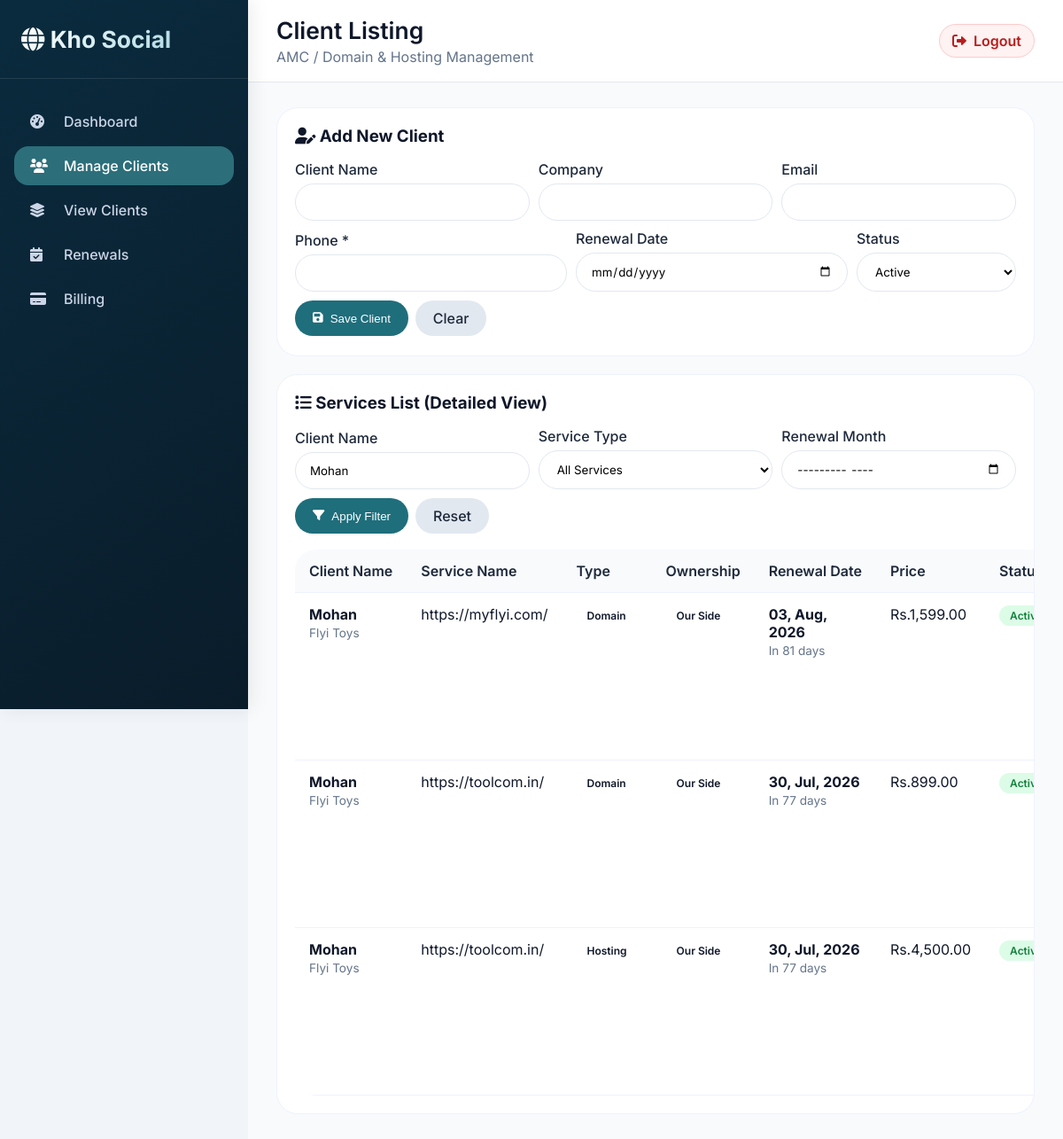
/clients.php?filter_client_name=Mohan, run on the app's committed database.
### tables this page shows
CREATE TABLE `services` (
  `id` bigint(20) UNSIGNED NOT NULL,
  `client_id` bigint(20) UNSIGNED NOT NULL,
  `service_type` enum('domain','hosting') NOT NULL,
  `name` varchar(190) NOT NULL,
  `provider` varchar(190) DEFAULT NULL,
  `url` varchar(255) DEFAULT NULL,
  `renewal_date` date DEFAULT NULL,
  `amount` decimal(12,2) NOT NULL DEFAULT 0.00,
  `ownership_type` enum('our','client') NOT NULL DEFAULT 'client',
  `created_at` timestamp NOT NULL DEFAULT current_timestamp(),
  `updated_at` timestamp NOT NULL DEFAULT current_timestamp() ON UPDATE current_timestamp(),
  `deleted_at` timestamp NULL DEFAULT NULL,
  `comment` text DEFAULT NULL
);

CREATE TABLE `clients` (
  `id` bigint(20) UNSIGNED NOT NULL,
  `name` varchar(180) NOT NULL,
  `company` varchar(180) DEFAULT NULL,
  `email` varchar(190) NOT NULL,
  `phone` varchar(80) DEFAULT NULL,
  `status` enum('Active','Disabled') NOT NULL DEFAULT 'Active',
  `created_at` timestamp NOT NULL DEFAULT current_timestamp(),
  `updated_at` timestamp NOT NULL DEFAULT current_timestamp() ON UPDATE current_timestamp(),
  `deleted_at` timestamp NULL DEFAULT NULL,
  `renewal_date` date DEFAULT NULL
);

### db.php (called while the page is built, shortened)
<?php
function esc(?string $value): string
{
    return htmlspecialchars((string) $value, ENT_QUOTES, 'UTF-8');
}
function formatAppDate(?string $dateValue): string
{
    try {
        $date = new DateTime($dateValue);
        return $date->format('d, M, Y');
    } catch (Throwable $e) {
        return (string) $dateValue;
    }
}

### clients.php (the view, shortened to what this page needs)
<?php
require_once __DIR__ . '/db.php';
require_once __DIR__ . '/layout.php';
$pdo = db();
$filterClientName = trim((string) ($_GET['filter_client_name'] ?? ''));
$filterRenewalMonth = trim((string) ($_GET['filter_renewal_month'] ?? ''));
$serviceFilterSql = 'c.deleted_at IS NULL';
$serviceFilterParams = [];
if ($filterClientName !== '') {
    $serviceFilterSql .= ' AND (c.name LIKE :client_name OR c.company LIKE :client_company)';
    $serviceFilterParams[':client_name'] = '%' . $filterClientName . '%';
    $serviceFilterParams[':client_company'] = '%' . $filterClientName . '%';
}
?>
<div class="card" style="margin-bottom: 20px;">
    <div class="row-head">
        <h3><i class="fas fa-user-edit"></i> Add New Client</h3>
    </div>
    <form method="post">
        <div style="display:flex; gap:10px; flex-wrap:wrap; margin-bottom:10px;">
            <div class="form-group" style="flex:1; min-width:220px;"><label for="clientName">Client Name</label><input
                    type="text" id="clientName" name="name" autocomplete="organization" required value=""></div>
            <div class="form-group" style="flex:1; min-width:220px;"><label for="clientCompany">Company</label><input
                    type="text" id="clientCompany" name="company" autocomplete="organization" value=""></div>
            <div class="form-group" style="flex:1; min-width:220px;"><label for="clientEmail">Email</label><input
                    type="email" id="clientEmail" name="email" autocomplete="email" value=""></div>
        </div>
        <div style="display:flex; gap:10px; align-items:flex-end; flex-wrap:wrap;">
            <div class="form-group" style="flex:1; min-width:220px;"><label for="clientPhone">Phone *</label><input
                    type="tel" id="clientPhone" name="phone" autocomplete="tel" required value=""></div>
            <div class="form-group" style="flex:1; min-width:180px;"><label for="clientRenewalDate">Renewal
                    Date</label><input type="date" id="clientRenewalDate" name="renewal_date" value=""></div>
            <div class="form-group" style="width:180px;">
                <label for="clientStatus">Status</label>
                <select id="clientStatus" name="status">
                    <option value="Active" selected>Active</option>
                </select>
            </div>
            <div style="display:flex; gap:8px; padding-bottom:2px;">
                <button class="btn-primary" type="submit"><i class="fas fa-save"></i> Save Client</button>
                <a class="btn-secondary" href="clients.php">Clear</a>
            </div>
        </div>
    </form>
</div>
<div class="card table-wrap">
    <div class="row-head">
        <h3><i class="fas fa-list"></i> Services List (Detailed View)</h3>
    </div>
    <form method="get" style="margin-bottom:16px;">
        <div style="display:flex; gap:10px; align-items:flex-end; flex-wrap:wrap;">
            <div class="form-group" style="flex:1; min-width:220px;">
                <label>Client Name</label>
                <input type="text" name="filter_client_name" value="<?= esc($filterClientName) ?>"
                    placeholder="Search by name/company">
            </div>
            <div class="form-group" style="flex:1; min-width:180px;">
                <label>Service Type</label>
                <select name="filter_service_type">
                    <option value="">All Services</option>
                </select>
            </div>
            <div class="form-group" style="flex:1; min-width:180px;">
                <label>Renewal Month</label>
                <input type="month" name="filter_renewal_month" value="<?= esc($filterRenewalMonth) ?>">
            </div>
            <div style="display:flex; gap:8px; padding-bottom:2px;">
                <button class="btn-primary" type="submit"><i class="fas fa-filter"></i> Apply Filter</button>
                <a class="btn-secondary" href="clients.php">Reset</a>
            </div>
        </div>
    </form>
    <?php
    $servicesPerPage = 10;
    $servicesPage = max(1, (int) ($_GET['services_page'] ?? 1));
    $servicesOffset = ($servicesPage - 1) * $servicesPerPage;
    $servicesStmt = $pdo->prepare(
        "SELECT
            c.id AS client_id,
            c.name AS client_name,
            c.company AS client_company,
            c.email AS client_email,
            c.phone AS client_phone,
            c.status AS client_status,
            c.renewal_date AS client_renewal_date,
            s.id AS service_id,
            s.service_type,
            s.name AS service_name,
            s.renewal_date,
            s.amount,
            s.ownership_type,
            s.comment,
            s.deleted_at
         FROM clients c
         LEFT JOIN services s ON s.client_id = c.id AND s.deleted_at IS NULL
         WHERE {$serviceFilterSql}
         ORDER BY c.name ASC, s.service_type ASC, s.name ASC
         LIMIT :limit OFFSET :offset"
    );
    foreach ($serviceFilterParams as $key => $value) {
        $servicesStmt->bindValue($key, $value);
    }
    $servicesStmt->bindValue(':limit', $servicesPerPage, PDO::PARAM_INT);
    $servicesStmt->bindValue(':offset', $servicesOffset, PDO::PARAM_INT);
    $servicesStmt->execute();
    $allServices = $servicesStmt->fetchAll(PDO::FETCH_ASSOC);
    ?>
    <table class="data-table">
        <thead>
            <tr>
                <th>Client Name</th>
                <th>Service Name</th>
                <th>Type</th>
                <th>Ownership</th>
                <th>Renewal Date</th>
                <th>Price</th>
                <th>Status</th>
            </tr>
        </thead>
        <tbody>
            <?php if (!$allServices): ?>
                <tr>
                    <td colspan="8" class="inline-muted">No services found.</td>
                </tr>
            <?php else: ?>
                <?php foreach ($allServices as $service): ?>
                    <tr <?= $service['deleted_at'] !== null ? 'style="opacity:0.6; text-decoration:line-through;"' : '' ?>>
                        <td>
                            <strong><?= esc($service['client_name']) ?></strong>
                            <?php if ($service['client_company']): ?>
                                <br><span class="inline-muted"><?= esc($service['client_company']) ?></span>
                            <?php endif; ?>
                        </td>
                        <td>
                            <?php if ($service['service_id']): ?>
                                <?= esc($service['service_name']) ?>
                            <?php else: ?>
                                <span class="inline-muted">No services added</span>
                            <?php endif; ?>
                        </td>
                        <td>
                            <?php if ($service['service_id']): ?>
                                <span class="badge <?= $service['service_type'] === 'domain' ? 'badge-info' : 'badge-success' ?>">
                                    <?= $service['service_type'] === 'domain' ? 'Domain' : 'Hosting' ?>
                                </span>
                            <?php else: ?>
                                -
                            <?php endif; ?>
                        </td>
                        <td>
                            <?php if ($service['service_id']): ?>
                                <span
                                    class="badge <?= $service['ownership_type'] === 'our' ? 'badge-primary' : 'badge-secondary' ?>">
                                    <?= $service['ownership_type'] === 'our' ? 'Our Side' : 'Client' ?>
                                </span>
                            <?php else: ?>
                                -
                            <?php endif; ?>
                        </td>
                        <td>
                            <?php if ($service['service_id']): ?>
                                <?php
                                $renewalDateValue = trim((string) ($service['renewal_date'] ?? ''));
                                $hasValidRenewalDate = $renewalDateValue !== '' && $renewalDateValue !== '0000-00-00';
                                ?>
                                <?php if ($hasValidRenewalDate): ?>
                                    <strong><?= formatAppDate($renewalDateValue) ?></strong>
                                    <?php
                                    try {
                                        $renewalDate = new DateTime($renewalDateValue);
                                        $today = new DateTime();
                                        $diff = $today->diff($renewalDate);
                                        $daysUntil = (int) $diff->format('%r%a');
                                        if ($daysUntil < 0) {
                                            echo '<br><span class="inline-danger">Overdue by ' . abs($daysUntil) . ' days</span>';
                                        } elseif ($daysUntil <= 30) {
                                            echo '<br><span class="inline-warning">In ' . $daysUntil . ' days</span>';
                                        } else {
                                            echo '<br><span class="inline-muted">In ' . $daysUntil . ' days</span>';
                                        }
                                    } catch (Throwable $e) {
                                        echo '<br><span class="inline-muted">Invalid date</span>';
                                    }
                                    ?>
                                <?php else: ?>
                                    <strong class="inline-muted">Not set</strong>
                                <?php endif; ?>
                            <?php else: ?>
                                -
                            <?php endif; ?>
                        </td>
                        <td>
                            <?php if ($service['service_id']): ?>
                                Rs.<?= number_format((float) $service['amount'], 2) ?>
                            <?php else: ?>
                                -
                            <?php endif; ?>
                        </td>
                        <td>
                            <?php if ($service['service_id']): ?>
                                <?php if ($service['deleted_at'] !== null): ?>
                                    <span class="badge badge-expiring">Inactive</span>
                                <?php else: ?>
                                    <span class="badge badge-active">Active</span>
                                <?php endif; ?>
                            <?php else: ?>
                                -
                            <?php endif; ?>
                        </td>
                    </tr>
                <?php endforeach; ?>
            <?php endif; ?>
        </tbody>
    </table>
</div>

### layout.php (style rules this page uses)
body { font-family: 'Inter', -apple-system, BlinkMacSystemFont, 'Segoe UI', Roboto, 'Helvetica Neue', Arial, sans-serif; }
* { margin: 0; padding: 0; box-sizing: border-box; }
body { font-family: 'Inter', sans-serif; background: #f1f5f9; color: #0f172a; overflow-x: hidden; }
.card { background: white; border-radius: 24px; padding: 20px; border: 1px solid #eef2ff; }
.table-wrap { overflow-x: auto; }
.data-table { width: 100%; border-collapse: collapse; background: white; border-radius: 24px; overflow: hidden; }
.data-table th, .data-table td { padding: 14px 16px; text-align: left; border-bottom: 1px solid #eef2ff; vertical-align: top; }
.data-table th { background: #f8fafc; font-weight: 600; color: #1e293b; white-space: nowrap; }
.badge { padding: 4px 12px; border-radius: 50px; font-size: 0.75rem; font-weight: 600; display: inline-block; }
.badge-active { background: #dcfce7; color: #15803d; }
.row-head { display: flex; justify-content: space-between; align-items: center; margin-bottom: 16px; gap: 12px; }
.form-group label { display: block; font-weight: 500; margin-bottom: 6px; color: #1e293b; }
.form-group input, .form-group select { width: 100%; padding: 12px 16px; border: 1.5px solid #e2e8f0; border-radius: 24px; font-family: inherit; background: white; }
.btn-primary, .btn-secondary { border: none; padding: 10px 20px; border-radius: 40px; cursor: pointer; font-weight: 500; text-decoration: none; display: inline-flex; align-items: center; justify-content: center; gap: 8px; }
.btn-primary { background: #1f6e7c; color: white; }
.btn-secondary { background: #e2e8f0; color: #1e293b; }
.inline-muted { color: #64748b; font-size: 0.85rem; }

### data on the page
services: client.name "Mohan", client.company "Flyi Toys", name "https://myflyi.com/", service_type "Domain", ownership_type "Our Side", renewal_date "03, Aug, 2026", renewal_date "81", amount "1,599.00", shows "Active"
services: client.name "Mohan", client.company "Flyi Toys", name "https://toolcom.in/", service_type "Domain", ownership_type "Our Side", renewal_date "30, Jul, 2026", renewal_date "77", amount "899.00", shows "Active"
services: client.name "Mohan", client.company "Flyi Toys", name "https://toolcom.in/", service_type "Hosting", ownership_type "Our Side", renewal_date "30, Jul, 2026", renewal_date "77", amount "4,500.00", shows "Active"

### other printed values
$item['label'] "Dashboard"
$item['label'] "Manage Clients"
$item['label'] "View Clients"
$item['label'] "Renewals"
$item['label'] "Billing"
$pageTitle "Client Listing"
$subTitle "AMC / Domain & Hosting Management"
